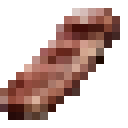
#> input picture src/main/resources/assets/polar-animal-cp/_ 4th.png, 16 x 16 px (shown 8 times larger)
$ python _.py
#> lines starting #> are read from the running program, lines starting #| are printed output that depends on the picture
#> further down, old is the input picture: PIL image 16x16 RGBA; mean R, G, B, A 59.6, 38, 33, 109.6
from PIL import Image


# [51 lines left out: functions resize_big, resize_small, raw, not called in this run]


def cooked(img: Image.Image):
	img_load = img.load()
	new = Image.new('RGBA', (16, 16))
#> new: PIL image 16x16 RGBA; every value is 0
	for x in range(img.width):
		for y in range(img.height):
			color = img_load[x, y]
			if color == (255, 255, 255, 255):
				continue
			new.putpixel(
				(x, y),
				(
					int(color[0] * .89),
					int(color[1] * .85),
					int(color[2] * .66),
					color[3]
				)
			)
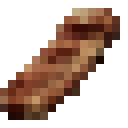
#> new: PIL image 16x16 RGBA (shown 8 times larger); mean R, G, B, A 52.9, 32.1, 21.5, 109.6; transparent parts drawn white
	return new


old = Image.open('_ 4th.png')
cooked(old).save('_ 4th_2.png')
# raw(old).show()
